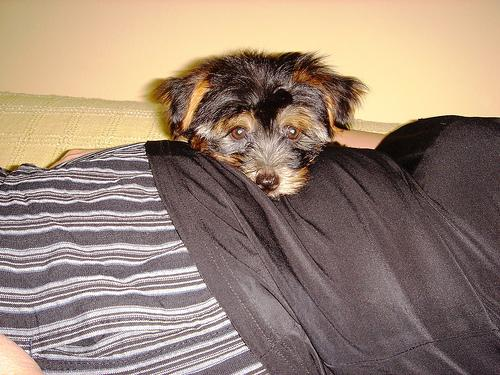
#> input picture HOG/ts1.jpg, 500 x 375 px; its folder holds only this picture in this run
$ python -i hog_descr.py   (imports and definitions only)   (older library calls are emulated)
#> lines starting #> are read from the running program, lines starting #| are printed output that depends on the picture
#> further down, picture is the input picture: shape (375, 500, 3); mean B, G, R 118.8, 133.3, 154
from skimage.io import imread, imshow
from skimage.transform import resize
from skimage.feature import hog
from skimage import exposure
import matplotlib.pyplot as plt
from numpy.linalg import norm
import cv2
import numpy as np
from dataset_parser import get_data

class StatModel(object):
    '''parent class - starting point to add abstraction'''
    def load(self, fn):
        self.model.load(fn)
    def save(self, fn):
        self.model.save(fn)

class SVM(StatModel):
    '''wrapper for OpenCV SimpleVectorMachine algorithm'''
    def __init__(self):
        self.model = cv2.ml.SVM_create()

    def train(self, samples, responses):
        #setting algorithm parameters
        self.model.setType(cv2.ml.SVM_C_SVC)
        self.model.setKernel(cv2.ml.SVM_LINEAR)
        self.model.train(samples, cv2.ml.ROW_SAMPLE, responses)

    def predict(self, samples):
        return np.float32( [self.model.predict(s) for s in samples])


def hog_desc(img, window_size = 8, stride = 4, bin_n = 9):
#> called with window_size = 8, stride = 4, bin_n = 9
    img = np.float32(resize(img, (128, 64)))
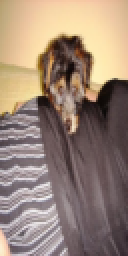
#> img: shape (128, 64, 3) float32 (shown 2 times larger); mean of channels 0, 1, 2 0.466, 0.523, 0.604; drawn as B, G, R
    img = cv2.cvtColor(img, cv2.COLOR_BGR2GRAY)
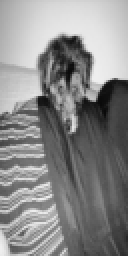
#> img: shape (128, 64) float32 (shown 2 times larger); min 0.0415, max 0.944, mean 0.54

    height = len(img)
#> height = 128
    width = len(img[0])
#> width = 64
    features = []
    for y in range(0, height - window_size, stride):
        for x in range(0, width - window_size, stride):
            wnd = img[y:y + window_size, x:x + window_size]

            # Do edge detection.
            gx = cv2.Sobel(wnd, cv2.CV_32F, 1, 0)
            gy = cv2.Sobel(wnd, cv2.CV_32F, 0, 1)
            mag, ang = cv2.cartToPolar(gx, gy)

            # Bin the angles.
            bin = np.int32(bin_n * ang / (2 * np.pi))
            # the magnitudes are used as weights for the gradient values.
            hist = np.bincount(bin.ravel(), mag.ravel(), bin_n)

            # transform to Hellinger kernel
            eps = 1e-7
            hist /= hist.sum() + eps
            hist = np.sqrt(hist)
            hist /= norm(hist) + eps
            features.extend(hist)
#> after the loop, features = 3780 values, max 0.972 at index 513, min 0 at index 3, mean 0.247

    return np.float32(features)

def train_hog(images, labels):
    descriptors = []
    count = 0
    for img in images:
        ft = np.float32(hog_desc(img))
        descriptors.append(ft)
        count += 1
        if count%50 == 0:
            print("Size of vector %d" % (len(ft)))
            print("Completed: %d" % (count))
    clf = SVM()
    labels = np.array(labels)
    print(np.array(descriptors).shape)
    clf.train(np.array(descriptors), np.array([labels]).transpose())
    return clf

>>> import cv2
>>> picture = cv2.imread('ts1.jpg')
>>> result = hog_desc(picture)
#> result has the same summary as features in hog_desc

$ run again, on HOG/ts2.jpg
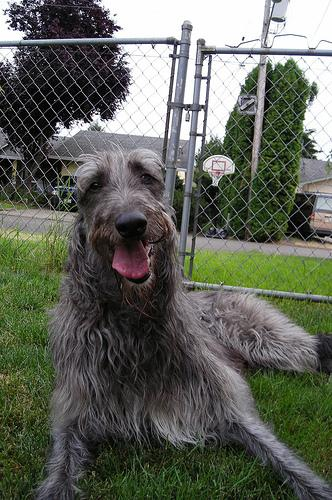
#> input picture HOG/ts2.jpg, 332 x 500 px
#> picture is the input picture: shape (500, 332, 3); mean B, G, R 90.4, 100.7, 96.8
#> in hog_desc, `img = np.float32(resize(img, (128, 64)))`:
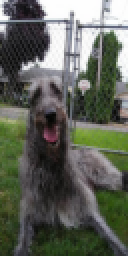
#> img: shape (128, 64, 3) float32 (shown 2 times larger); mean of channels 0, 1, 2 0.354, 0.395, 0.38; drawn as B, G, R
#> in hog_desc, `img = cv2.cvtColor(img, cv2.COLOR_BGR2GRAY)`:
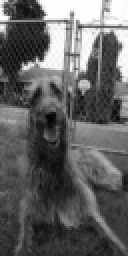
#> img: shape (128, 64) float32 (shown 2 times larger); min 0.0208, max 0.998, mean 0.386
#> height = 128
#> width = 64
#> after the loop in hog_desc, `for y in range(0, height - window_size, stride):`: features = 3780 values, max 0.966 at index 186, min 0 at index 1, mean 0.275
#> result has the same summary as features in hog_desc

$ run again, on HOG/ts3.jpg
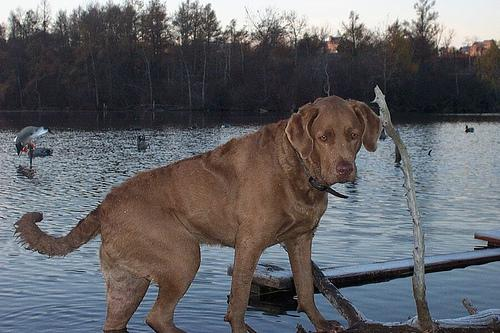
#> input picture HOG/ts3.jpg, 500 x 333 px
#> picture is the input picture: shape (333, 500, 3); mean B, G, R 101.1, 97.6, 98
#> in hog_desc, `img = np.float32(resize(img, (128, 64)))`:
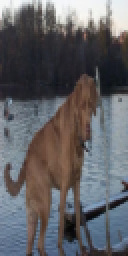
#> img: shape (128, 64, 3) float32 (shown 2 times larger); mean of channels 0, 1, 2 0.397, 0.383, 0.384; drawn as B, G, R
#> in hog_desc, `img = cv2.cvtColor(img, cv2.COLOR_BGR2GRAY)`:
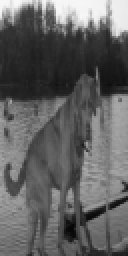
#> img: shape (128, 64) float32 (shown 2 times larger); min 0.0214, max 0.973, mean 0.385
#> height = 128
#> width = 64
#> after the loop in hog_desc, `for y in range(0, height - window_size, stride):`: features = 3780 values, max 0.94 at index 1246, min 0 at index 1, mean 0.272
#> result has the same summary as features in hog_desc
